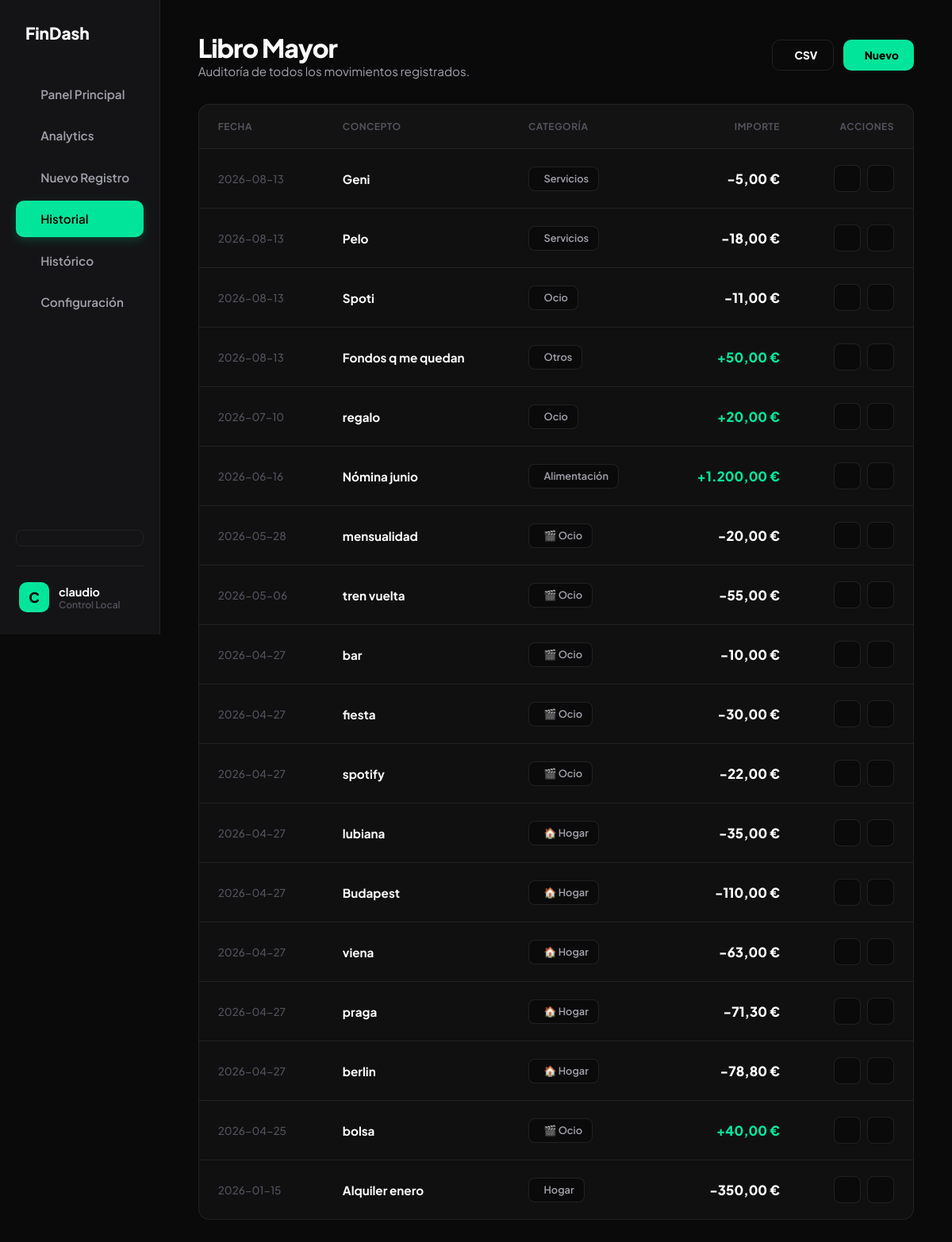
/panel/transactions (signed in), run on the app's committed database.
### tables this page shows
CREATE TABLE movimientos
             (id INTEGER PRIMARY KEY AUTOINCREMENT,
              usuario_id INTEGER,
              fecha TEXT,
              concepto TEXT,
              categoria TEXT,
              importe REAL,
              tipo TEXT,
              FOREIGN KEY (usuario_id) REFERENCES usuarios(id));

### app.py (the view)
@app.route('/panel/transactions')
@login_required
def transactions():
    page = request.args.get('page', 1, type=int)
    per_page = 25
    offset = (page - 1) * per_page
    total_row = query_db(
        "SELECT COUNT(*) as cnt FROM movimientos WHERE usuario_id = ?",
        (session['usuario_id'],), one=True
    )
    total = total_row['cnt'] if total_row else 0
    total_pages = max(1, (total + per_page - 1) // per_page)
    movimientos = query_db(
        "SELECT * FROM movimientos WHERE usuario_id = ? ORDER BY fecha DESC, id DESC LIMIT ? OFFSET ?",
        (session['usuario_id'], per_page, offset)
    )
    return render_template('transactions.html',
        movimientos=movimientos,
        page=page,
        total_pages=total_pages
    )

### app.py (called while the page is built)
def get_db():
    db = getattr(g, '_database', None)
    if db is None:
        db = g._database = sqlite3.connect(DATABASE)
        db.row_factory = sqlite3.Row
    return db

@app.teardown_appcontext
def close_connection(exception):
    db = getattr(g, '_database', None)
    if db is not None:
        db.close()

def query_db(query, args=(), one=False):
    cur = get_db().execute(query, args)
    rv = cur.fetchall()
    cur.close()
    return (rv[0] if rv else None) if one else rv

def format_currency(value):
    try:
        return f"{float(value):,.2f} €".replace(',', 'X').replace('.', ',').replace('X', '.')
    except (ValueError, TypeError):
        return "0,00 €"

def generate_csrf_token():
    if 'csrf_token' not in session:
        session['csrf_token'] = secrets.token_hex(32)
    return session['csrf_token']

def login_required(f):
    @wraps(f)
    def decorated_function(*args, **kwargs):
        if 'usuario_id' not in session:
            return redirect(url_for('login'))
        return f(*args, **kwargs)
    return decorated_function

### templates/transactions.html (shortened to what this page needs)
{% extends "base.html" %}
{% block content %}
<header style="margin-bottom:2rem;display:flex;justify-content:space-between;align-items:center;flex-wrap:wrap;gap:1rem;">
    <div>
        <h1 style="font-size:2rem;font-weight:800;letter-spacing:-1px;">Libro Mayor</h1>
        <p style="color:var(--text-secondary);font-size:0.95rem;">Auditoría de todos los movimientos registrados.</p>
    </div>
    <div style="display:flex;gap:0.75rem;">
        <a href="{{ url_for('exportar_csv') }}" class="btn-primary" style="background:transparent;border:1px solid var(--border-color);color:var(--text-main);font-size:0.85rem;padding:0.6rem 1.2rem;">
             CSV
        </a>
        <a href="{{ url_for('anadir') }}" class="btn-primary" style="font-size:0.85rem;padding:0.6rem 1.2rem;">
             Nuevo
        </a>
    </div>
</header>
<div class="bento-grid" style="margin-top:0;">
    {% if movimientos %}
        <div class="bento-card span-12" style="padding:0;overflow:hidden;">
            <div class="tx-container">
                <table class="table-premium">
                    <thead>
                        <tr>
                            <th>Fecha</th>
                            <th>Concepto</th>
                            <th>Categoría</th>
                            <th style="text-align:right;">Importe</th>
                            <th style="text-align:right;">Acciones</th>
                        </tr>
                    </thead>
                    <tbody>
                    {% for mov in movimientos %}
                        <tr>
                            <td style="color:var(--text-muted);font-size:0.85rem;">{{ mov['fecha'] }}</td>
                            <td class="concepto-cell" style="font-weight:700;color:var(--text-main);" title="{{ mov['concepto'] }}">{{ mov['concepto'] }}</td>
                            <td>
                                <span class="cat-badge">
                                    {{ mov['categoria'] }}
                                </span>
                            </td>
                            <td style="text-align:right;font-weight:800;font-size:1.05rem;" class="{{ 'text-success' if mov['tipo'] == 'ingreso' else '' }}">
                                {{ '+' if mov['tipo'] == 'ingreso' else '-' }}{{ mov['importe'] | format_currency }}
                            </td>
                            <td>
                                <div class="action-btns">
                                   <form method="POST" action="{{ url_for('duplicar', movimiento_id=mov['id']) }}" style="margin:0;">
    <button type="submit" class="btn-icon info" title="Duplicar entrada">
    </button>
</form>
<form method="POST" action="{{ url_for('borrar', movimiento_id=mov['id']) }}" style="margin:0;" onsubmit="return confirm('¿Proceder con la eliminación de este registro?')">
    <button type="submit" class="btn-icon danger" title="Eliminar entrada">
    </button>
</form>
                                </div>
                            </td>
                        </tr>
                    {% endfor %}
                    </tbody>
                </table>
            </div>
        </div>
    {% endif %}
</div>
{% endblock %}

### static/css/style.css (style rules this page uses)
:root { --primary: #00E599; --primary-light: #33ffb8; --primary-dark: #00c785; --success: #00E599; --danger: #FF4444; --warning: #f59e0b; --info: #3b82f6; --bg-main: #0a0a0b; --bg-card: rgba(20, 20, 22, 0.65); --bg-sidebar: #141416; --text-main: #ffffff; --text-secondary: #a1a1aa; --text-muted: #52525b; --border-color: rgba(39, 39, 42, 0.8); --card-glow: rgba(0, 229, 153, 0.02); --radius: 14px; --sidebar-width: 260px; --transition: all 0.25s cubic-bezier(0.4, 0, 0.2, 1); }
* { margin: 0; padding: 0; box-sizing: border-box; }
body { font-family: 'Plus Jakarta Sans', -apple-system, sans-serif; background-color: var(--bg-main); color: var(--text-main); min-height: 100vh; overflow-x: hidden; transition: background-color 0.3s ease, color 0.3s ease; }
.app-layout { display: grid; grid-template-columns: var(--sidebar-width) 1fr; min-height: 100vh; transition: var(--transition); }
.bento-grid { display: grid; grid-template-columns: repeat(12, 1fr); gap: 1.5rem; margin-top: 1.5rem; }
.bento-card { background: var(--bg-card); border: 1px solid var(--border-color); border-radius: var(--radius); padding: 1.75rem; backdrop-filter: blur(10px); -webkit-backdrop-filter: blur(10px); display: flex; flex-direction: column; }
.span-12 { grid-column: span 12; }
.btn-primary { display: inline-flex; align-items: center; gap: 0.5rem; background: var(--primary); color: #000; font-weight: 800; font-size: 0.95rem; padding: 0.85rem 1.5rem; border: none; border-radius: 10px; cursor: pointer; transition: var(--transition); text-decoration: none; }
.fade-in-up { opacity: 0; transform: translateY(20px); animation: fadeInUp 0.5s ease forwards; }
.delay-1 { animation-delay: 0.1s; }
.fade-in-up { opacity: 0; transform: translateY(20px); animation: fadeInUp 0.6s cubic-bezier(0.16, 1, 0.3, 1) forwards; }

### templates/base.html (style rules this page uses)
.app-layout { display: flex; width: 100%; min-height: 100vh; overflow-x: hidden; }

### templates/transactions.html (style rules this page uses)
.tx-container { width: 100%; overflow-x: auto; }
.table-premium { width: 100%; border-collapse: collapse; text-align: left; }
.table-premium th { padding: 1.25rem 1.5rem; font-size: 0.75rem; text-transform: uppercase; letter-spacing: 0.5px; color: var(--text-muted); border-bottom: 1px solid var(--border-color); background: rgba(255,255,255,0.01); white-space: nowrap; }
.table-premium td { padding: 1.25rem 1.5rem; border-bottom: 1px solid var(--border-color); vertical-align: middle; font-size: 0.95rem; font-weight: 500; }
.table-premium tr:last-child td { border-bottom: none; }
.concepto-cell { max-width: 220px; white-space: nowrap; overflow: hidden; text-overflow: ellipsis; }
.cat-badge { background: var(--bg-main); border: 1px solid var(--border-color); padding: 0.4rem 0.75rem; border-radius: 8px; font-size: 0.8rem; font-weight: 600; color: var(--text-secondary); display: inline-flex; align-items: center; gap: 0.4rem; white-space: nowrap; }
.action-btns { display: flex; gap: 0.5rem; justify-content: flex-end; }
.btn-icon { background: var(--bg-main); border: 1px solid var(--border-color); color: var(--text-secondary); width: 34px; height: 34px; border-radius: 8px; display: flex; align-items: center; justify-content: center; cursor: pointer; transition: var(--transition); text-decoration: none; }
.text-success { color: var(--success); }

### data on the page
movimientos: fecha "2026-08-13", concepto "Geni", categoria "Servicios", tipo "-", importe "5,00 €"
movimientos: fecha "2026-08-13", concepto "Pelo", categoria "Servicios", tipo "-", importe "18,00 €"
movimientos: fecha "2026-08-13", concepto "Spoti", categoria "Ocio", tipo "-", importe "11,00 €"
movimientos: fecha "2026-08-13", concepto "Fondos q me quedan", categoria "Otros", tipo "+", importe "50,00 €"
movimientos: fecha "2026-07-10", concepto "regalo", categoria "Ocio", tipo "+", importe "20,00 €"
movimientos: fecha "2026-06-16", concepto "Nómina junio", categoria "Alimentación", tipo "+", importe "1.200,00 €"
movimientos: fecha "2026-05-28", concepto "mensualidad", categoria "🎬 Ocio", tipo "-", importe "20,00 €"
movimientos: fecha "2026-05-06", concepto "tren vuelta", categoria "🎬 Ocio", tipo "-", importe "55,00 €"
movimientos: fecha "2026-04-27", concepto "bar", categoria "🎬 Ocio", tipo "-", importe "10,00 €"
movimientos: fecha "2026-04-27", concepto "fiesta", categoria "🎬 Ocio", tipo "-", importe "30,00 €"
movimientos: fecha "2026-04-27", concepto "spotify", categoria "🎬 Ocio", tipo "-", importe "22,00 €"
movimientos: fecha "2026-04-27", concepto "lubiana", categoria "🏠 Hogar", tipo "-", importe "35,00 €"
movimientos: fecha "2026-04-27", concepto "Budapest", categoria "🏠 Hogar", tipo "-", importe "110,00 €"
movimientos: fecha "2026-04-27", concepto "viena", categoria "🏠 Hogar", tipo "-", importe "63,00 €"
movimientos: fecha "2026-04-27", concepto "praga", categoria "🏠 Hogar", tipo "-", importe "71,30 €"
movimientos: fecha "2026-04-27", concepto "berlin", categoria "🏠 Hogar", tipo "-", importe "78,80 €"
movimientos: fecha "2026-04-25", concepto "bolsa", categoria "🎬 Ocio", tipo "+", importe "40,00 €"
movimientos: fecha "2026-01-15", concepto "Alquiler enero", categoria "Hogar", tipo "-", importe "350,00 €"

### other printed values
{{ session.get('nombre', 'U')[:1]|upper }} "C"
{{ session.get('nombre', 'Usuario') }} "claudio"
